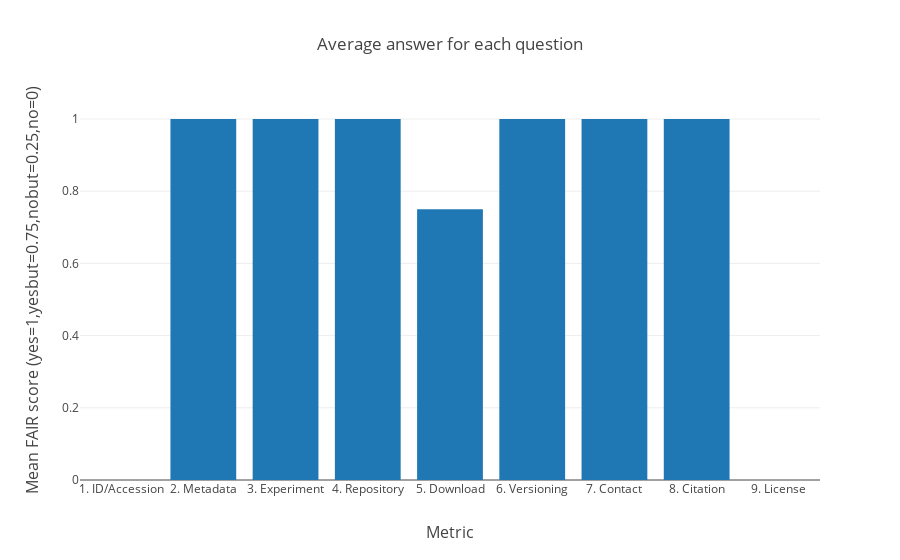

Write notebook code for a chart like this one.
### Markdown cell above
### Dataset Rubric: Average answer for each question

### Code cell
# Find average score for each question 
datasets_average_score_per_question=QuestionBreakdown(query2,data_metric_dict)

### Figure 1 — Plotly figure (JSON) as saved in the notebook; plotly's stock layout.template omitted (floating-point values rounded to 4 significant figures)
{"data": [{"type": "bar", "uid": "11a384a6-b120-11e8-b16e-acbc32b9f105", "x": ["1. ID/Accession", "2. Metadata", "3. Experiment", "4. Repository", "5. Download", "6. Versioning", "7. Contact", "8. Citation", "9. License"], "y": [0, 1, 1, 1, 0.75, 1, 1, 1, 0]}], "layout": {"title": "Average answer for each question", "xaxis": {"tickfont": {"size": 12}, "title": "Metric", "titlefont": {"size": 16}}, "yaxis": {"title": "Mean FAIR score (yes=1,yesbut=0.75,nobut=0.25,no=0)", "titlefont": {"size": 16}}}}
